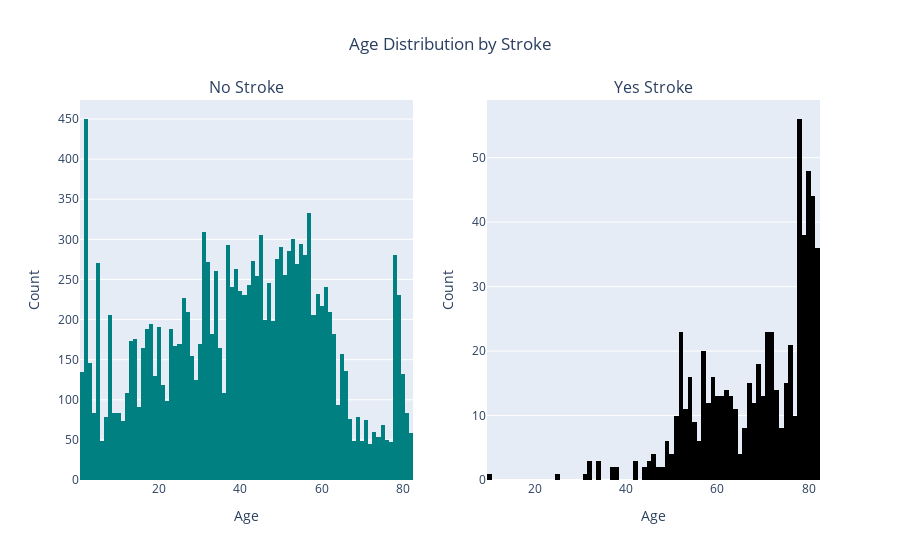

Here is the notebook cell this chart was saved with:
### Code cell
figure = custom_histogram('age',['Age Distribution by Stroke', 'Age'])
figure.show()

### Figure 1 — Plotly figure (JSON) as saved in the notebook; plotly's stock layout.template omitted (floating-point values rounded to 4 significant figures; data arrays with more than 128 entries replaced by an {"elided": "..."} marker saying what was removed)
{"data": [{"alignmentgroup": "True", "bingroup": "x", "hovertemplate": "age=%{x}<br>count=%{y}<extra></extra>", "legendgroup": "", "marker": {"color": "#008080", "pattern": {"shape": ""}}, "name": "", "offsetgroup": "", "orientation": "v", "showlegend": false, "type": "histogram", "x": {"elided": "14671 int values"}, "xaxis": "x", "yaxis": "y"}, {"alignmentgroup": "True", "bingroup": "x", "hovertemplate": "age=%{x}<br>count=%{y}<extra></extra>", "legendgroup": "", "marker": {"color": "Black", "pattern": {"shape": ""}}, "name": "", "offsetgroup": "", "orientation": "v", "showlegend": false, "type": "histogram", "x": {"elided": "632 int values"}, "xaxis": "x2", "yaxis": "y2"}], "layout": {"annotations": [{"font": {"size": 16}, "showarrow": false, "text": "No Stroke", "x": 0.225, "xanchor": "center", "xref": "paper", "y": 1, "yanchor": "bottom", "yref": "paper"}, {"font": {"size": 16}, "showarrow": false, "text": "Yes Stroke", "x": 0.775, "xanchor": "center", "xref": "paper", "y": 1, "yanchor": "bottom", "yref": "paper"}], "showlegend": false, "title": {"text": "Age Distribution by Stroke", "x": 0.5}, "xaxis": {"anchor": "y", "domain": [0, 0.45], "title": {"text": "Age"}}, "xaxis2": {"anchor": "y2", "domain": [0.55, 1], "title": {"text": "Age"}}, "yaxis": {"anchor": "x", "domain": [0, 1], "title": {"text": "Count"}}, "yaxis2": {"anchor": "x2", "domain": [0, 1], "title": {"text": "Count"}}}}
